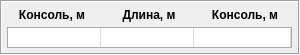
      <widget class="QFrame" name="frame_9">
       <property name="sizePolicy">
        <sizepolicy hsizetype="Fixed" vsizetype="Preferred">
         <horstretch>0</horstretch>
         <verstretch>0</verstretch>
        </sizepolicy>
       </property>
       <property name="minimumSize">
        <size>
         <width>300</width>
         <height>55</height>
        </size>
       </property>
       <property name="maximumSize">
        <size>
         <width>0</width>
         <height>55</height>
        </size>
       </property>
       <property name="frameShape">
        <enum>QFrame::Box</enum>
       </property>
       <property name="frameShadow">
        <enum>QFrame::Sunken</enum>
       </property>
       <layout class="QGridLayout" name="gridLayout_20">
        <property name="leftMargin">
         <number>5</number>
        </property>
        <property name="topMargin">
         <number>5</number>
        </property>
        <property name="rightMargin">
         <number>5</number>
        </property>
        <property name="bottomMargin">
         <number>5</number>
        </property>
        <property name="spacing">
         <number>5</number>
        </property>
        <item row="0" column="2">
         <widget class="QLabel" name="label_35">
          <property name="sizePolicy">
           <sizepolicy hsizetype="Fixed" vsizetype="Fixed">
            <horstretch>0</horstretch>
            <verstretch>0</verstretch>
           </sizepolicy>
          </property>
          <property name="minimumSize">
           <size>
            <width>90</width>
            <height>15</height>
           </size>
          </property>
          <property name="maximumSize">
           <size>
            <width>90</width>
            <height>15</height>
           </size>
          </property>
          <property name="font">
           <font>
            <weight>75</weight>
            <bold>true</bold>
           </font>
          </property>
          <property name="text">
           <string>Консоль, м</string>
          </property>
          <property name="alignment">
           <set>Qt::AlignCenter</set>
          </property>
         </widget>
        </item>
        <item row="1" column="0" colspan="3">
         <widget class="QTableWidget" name="tableWidget_20">
          <property name="sizePolicy">
           <sizepolicy hsizetype="Expanding" vsizetype="Expanding">
            <horstretch>0</horstretch>
            <verstretch>0</verstretch>
           </sizepolicy>
          </property>
          <property name="minimumSize">
           <size>
            <width>285</width>
            <height>20</height>
           </size>
          </property>
          <property name="maximumSize">
           <size>
            <width>0</width>
            <height>16777215</height>
           </size>
          </property>
          <property name="font">
           <font>
            <pointsize>8</pointsize>
           </font>
          </property>
          <property name="styleSheet">
           <string notr="true">background-color: rgb(220, 220, 220);</string>
          </property>
          <property name="frameShape">
           <enum>QFrame::StyledPanel</enum>
          </property>
          <property name="verticalScrollBarPolicy">
           <enum>Qt::ScrollBarAlwaysOff</enum>
          </property>
          <property name="horizontalScrollBarPolicy">
           <enum>Qt::ScrollBarAlwaysOff</enum>
          </property>
          <property name="selectionMode">
           <enum>QAbstractItemView::NoSelection</enum>
          </property>
          <property name="gridStyle">
           <enum>Qt::NoPen</enum>
          </property>
          <property name="rowCount">
           <number>1</number>
          </property>
          <property name="columnCount">
           <number>3</number>
          </property>
          <attribute name="horizontalHeaderVisible">
           <bool>false</bool>
          </attribute>
          <attribute name="horizontalHeaderMinimumSectionSize">
           <number>0</number>
          </attribute>
          <attribute name="horizontalHeaderDefaultSectionSize">
           <number>93</number>
          </attribute>
          <attribute name="horizontalHeaderShowSortIndicator" stdset="0">
           <bool>false</bool>
          </attribute>
          <attribute name="horizontalHeaderStretchLastSection">
           <bool>true</bool>
          </attribute>
          <attribute name="verticalHeaderVisible">
           <bool>false</bool>
          </attribute>
          <attribute name="verticalHeaderMinimumSectionSize">
           <number>20</number>
          </attribute>
          <attribute name="verticalHeaderDefaultSectionSize">
           <number>20</number>
          </attribute>
          <row/>
          <column>
           <property name="text">
            <string>ИГЭ</string>
           </property>
           <property name="font">
            <font>
             <weight>75</weight>
             <bold>true</bold>
            </font>
           </property>
          </column>
          <column>
           <property name="text">
            <string>qci, Мпа</string>
           </property>
           <property name="font">
            <font>
             <weight>75</weight>
             <bold>true</bold>
            </font>
           </property>
          </column>
          <column>
           <property name="text">
            <string>fi, кПа</string>
           </property>
           <property name="font">
            <font>
             <weight>75</weight>
             <bold>true</bold>
            </font>
           </property>
          </column>
          <item row="0" column="0">
           <property name="text">
            <string/>
           </property>
           <property name="textAlignment">
            <set>AlignCenter</set>
           </property>
           <property name="background">
            <brush brushstyle="SolidPattern">
             <color alpha="255">
              <red>254</red>
              <green>254</green>
              <blue>254</blue>
             </color>
            </brush>
           </property>
          </item>
          <item row="0" column="1">
           <property name="text">
            <string/>
           </property>
           <property name="textAlignment">
            <set>AlignCenter</set>
           </property>
           <property name="background">
            <brush brushstyle="SolidPattern">
             <color alpha="255">
              <red>254</red>
              <green>254</green>
              <blue>254</blue>
             </color>
            </brush>
           </property>
          </item>
          <item row="0" column="2">
           <property name="text">
            <string/>
           </property>
           <property name="textAlignment">
            <set>AlignCenter</set>
           </property>
           <property name="background">
            <brush brushstyle="SolidPattern">
             <color alpha="255">
              <red>254</red>
              <green>254</green>
              <blue>254</blue>
             </color>
            </brush>
           </property>
          </item>
         </widget>
        </item>
        <item row="0" column="0">
         <widget class="QLabel" name="label_36">
          <property name="sizePolicy">
           <sizepolicy hsizetype="Fixed" vsizetype="Fixed">
            <horstretch>0</horstretch>
            <verstretch>0</verstretch>
           </sizepolicy>
          </property>
          <property name="minimumSize">
           <size>
            <width>90</width>
            <height>15</height>
           </size>
          </property>
          <property name="maximumSize">
           <size>
            <width>90</width>
            <height>15</height>
           </size>
          </property>
          <property name="font">
           <font>
            <weight>75</weight>
            <bold>true</bold>
           </font>
          </property>
          <property name="text">
           <string>Консоль, м</string>
          </property>
          <property name="alignment">
           <set>Qt::AlignCenter</set>
          </property>
         </widget>
        </item>
        <item row="0" column="1">
         <widget class="QLabel" name="label_37">
          <property name="sizePolicy">
           <sizepolicy hsizetype="Fixed" vsizetype="Fixed">
            <horstretch>0</horstretch>
            <verstretch>0</verstretch>
           </sizepolicy>
          </property>
          <property name="minimumSize">
           <size>
            <width>90</width>
            <height>15</height>
           </size>
          </property>
          <property name="maximumSize">
           <size>
            <width>90</width>
            <height>15</height>
           </size>
          </property>
          <property name="font">
           <font>
            <weight>75</weight>
            <bold>true</bold>
           </font>
          </property>
          <property name="text">
           <string>Длина, м</string>
          </property>
          <property name="alignment">
           <set>Qt::AlignCenter</set>
          </property>
         </widget>
        </item>
       </layout>
      </widget>
